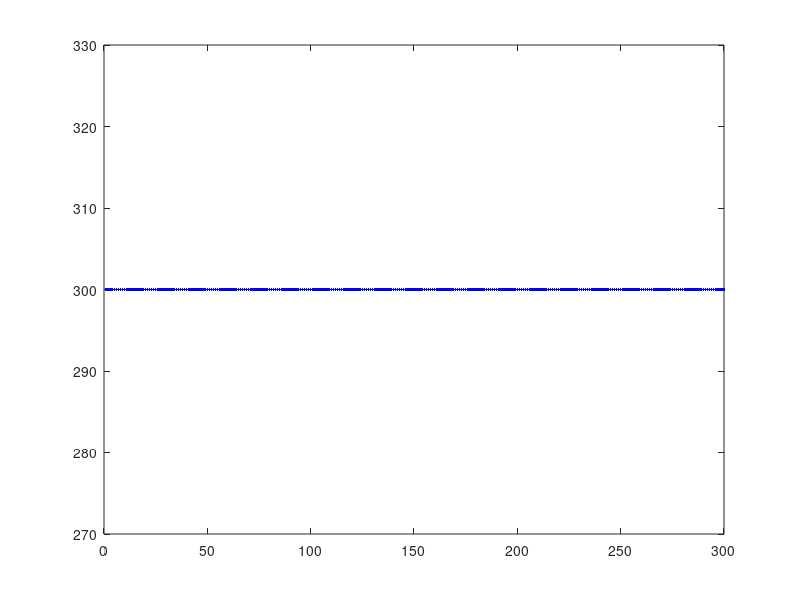

Source code (MATLAB): (Note: this script raises an error after producing the figure.)
close all
% % % clear
clc

% % % cd('/Users/Gong/Desktop/chord_length_72');

i=1;
plotend=300;

% % % load(['chordlength_',num2str(i),'.mat']);

colorstring = 'bgrymc';
% % % subplot(1,2,1)
for j=1:3
%     if j==1
%         color='r';
%     elseif j==2
%         color='g';
%     else
%         color='b';
%     end
    h(j)=plot(1:plotend,hist(1:plotend,j),'Color', colorstring(j));
    hold on;
end

grid on
xlabel('Chord Length','FontSize',12)
ylabel('Frequency','FontSize',12)
% set(legend(h(1:6),'X Direction','Y Direction','Z Direction','X Edge','Y Edge','Z Edge'),'FontSize',12);
set(legend(h(1:3),'X Direction','Y Direction','Z Direction'),'FontSize',12);


% % % subplot(1,2,2)
% % % plot(1:plotend,hist(1:plotend,4))
% % % 
% % % grid on
% % % xlabel('Chord Length','FontSize',12)
% % % ylabel('Frequency','FontSize',12)
% % % set(legend('All Directions'),'FontSize',12);

